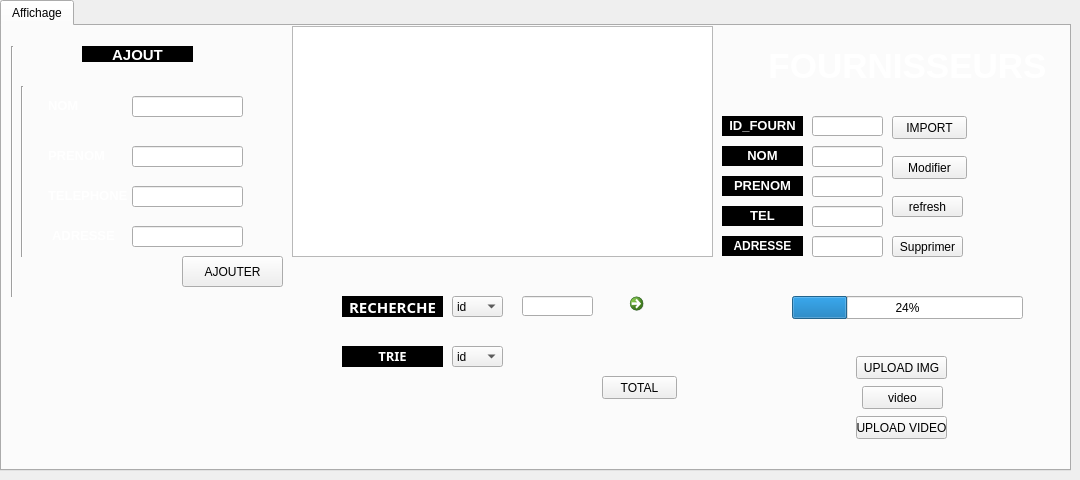
   <widget class="QWidget" name="tab_2">
    <attribute name="title">
     <string>Gestion  fournisseurs</string>
    </attribute>
    <widget class="QTabWidget" name="affichage2">
     <property name="geometry">
      <rect>
       <x>0</x>
       <y>0</y>
       <width>1071</width>
       <height>471</height>
      </rect>
     </property>
     <property name="currentIndex">
      <number>0</number>
     </property>
     <widget class="QWidget" name="tab_12">
      <attribute name="title">
       <string>Affichage</string>
      </attribute>
      <widget class="QTableView" name="tab_fourn_2">
       <property name="geometry">
        <rect>
         <x>290</x>
         <y>0</y>
         <width>421</width>
         <height>231</height>
        </rect>
       </property>
      </widget>
      <widget class="QComboBox" name="combo_2">
       <property name="geometry">
        <rect>
         <x>450</x>
         <y>320</y>
         <width>51</width>
         <height>21</height>
        </rect>
       </property>
       <item>
        <property name="text">
         <string>id</string>
        </property>
       </item>
       <item>
        <property name="text">
         <string>nom</string>
        </property>
       </item>
       <item>
        <property name="text">
         <string>prenom</string>
        </property>
       </item>
       <item>
        <property name="text">
         <string>tel</string>
        </property>
       </item>
       <item>
        <property name="text">
         <string>adresse</string>
        </property>
       </item>
      </widget>
      <widget class="QPushButton" name="delete_2">
       <property name="geometry">
        <rect>
         <x>890</x>
         <y>210</y>
         <width>71</width>
         <height>21</height>
        </rect>
       </property>
       <property name="text">
        <string>Supprimer</string>
       </property>
      </widget>
      <widget class="QPushButton" name="stat_2">
       <property name="geometry">
        <rect>
         <x>290</x>
         <y>350</y>
         <width>41</width>
         <height>31</height>
        </rect>
       </property>
       <property name="styleSheet">
        <string notr="true">background-color:tranparent;

border-image:url(:/image/stati.png);

background:none;

border:none;

background-repeat:none;</string>
       </property>
       <property name="text">
        <string/>
       </property>
      </widget>
      <widget class="QLabel" name="label_39">
       <property name="geometry">
        <rect>
         <x>720</x>
         <y>90</y>
         <width>81</width>
         <height>20</height>
        </rect>
       </property>
       <property name="styleSheet">
        <string notr="true">background-color:tranparent;

border-image:url(:/image/t.jpg);

background:black;

border:none;

background-repeat:none;</string>
       </property>
       <property name="text">
        <string>&lt;html&gt;&lt;head/&gt;&lt;body&gt;&lt;p align=&quot;center&quot;&gt;&lt;span style=&quot; font-size:10pt; font-weight:600; color:#ffffff;&quot;&gt;ID_FOURN&lt;/span&gt;&lt;/p&gt;&lt;/body&gt;&lt;/html&gt;</string>
       </property>
      </widget>
      <widget class="QLabel" name="label_40">
       <property name="geometry">
        <rect>
         <x>720</x>
         <y>120</y>
         <width>81</width>
         <height>20</height>
        </rect>
       </property>
       <property name="styleSheet">
        <string notr="true">background-color:tranparent;

border-image:url(:/image/tt.jpg);

background:black;

border:none;

background-repeat:none;</string>
       </property>
       <property name="text">
        <string>&lt;html&gt;&lt;head/&gt;&lt;body&gt;&lt;p align=&quot;center&quot;&gt;&lt;span style=&quot; font-size:10pt; font-weight:600; color:#ffffff;&quot;&gt;NOM&lt;/span&gt;&lt;/p&gt;&lt;/body&gt;&lt;/html&gt;</string>
       </property>
      </widget>
      <widget class="QLabel" name="label_41">
       <property name="geometry">
        <rect>
         <x>720</x>
         <y>150</y>
         <width>81</width>
         <height>20</height>
        </rect>
       </property>
       <property name="styleSheet">
        <string notr="true">background-color:tranparent;

border-image:url(:/image/tt.jpg);

background:black;

border:none;

background-repeat:none;
</string>
       </property>
       <property name="text">
        <string>&lt;html&gt;&lt;head/&gt;&lt;body&gt;&lt;p align=&quot;center&quot;&gt;&lt;span style=&quot; font-size:10pt; font-weight:600; color:#ffffff;&quot;&gt;PRENOM&lt;/span&gt;&lt;/p&gt;&lt;/body&gt;&lt;/html&gt;</string>
       </property>
      </widget>
      <widget class="QLabel" name="label_42">
       <property name="geometry">
        <rect>
         <x>720</x>
         <y>180</y>
         <width>81</width>
         <height>20</height>
        </rect>
       </property>
       <property name="styleSheet">
        <string notr="true">background-color:tranparent;

border-image:url(:/image/tt.jpg);

background:black;

border:none;

background-repeat:none;</string>
       </property>
       <property name="text">
        <string>&lt;html&gt;&lt;head/&gt;&lt;body&gt;&lt;p align=&quot;center&quot;&gt;&lt;span style=&quot; font-size:10pt; font-weight:600; color:#ffffff;&quot;&gt;TEL&lt;/span&gt;&lt;/p&gt;&lt;/body&gt;&lt;/html&gt;</string>
       </property>
      </widget>
      <widget class="QLineEdit" name="id_2">
       <property name="geometry">
        <rect>
         <x>810</x>
         <y>90</y>
         <width>71</width>
         <height>20</height>
        </rect>
       </property>
      </widget>
      <widget class="QLineEdit" name="prenom_2">
       <property name="geometry">
        <rect>
         <x>810</x>
         <y>150</y>
         <width>71</width>
         <height>21</height>
        </rect>
       </property>
      </widget>
      <widget class="QLineEdit" name="tel_2">
       <property name="geometry">
        <rect>
         <x>810</x>
         <y>180</y>
         <width>71</width>
         <height>21</height>
        </rect>
       </property>
      </widget>
      <widget class="QPushButton" name="modifier3">
       <property name="geometry">
        <rect>
         <x>890</x>
         <y>130</y>
         <width>75</width>
         <height>23</height>
        </rect>
       </property>
       <property name="text">
        <string>Modifier</string>
       </property>
      </widget>
      <widget class="QLineEdit" name="nom_2">
       <property name="geometry">
        <rect>
         <x>810</x>
         <y>120</y>
         <width>71</width>
         <height>21</height>
        </rect>
       </property>
      </widget>
      <widget class="QPushButton" name="pdf2">
       <property name="geometry">
        <rect>
         <x>290</x>
         <y>260</y>
         <width>41</width>
         <height>41</height>
        </rect>
       </property>
       <property name="styleSheet">
        <string notr="true">background-color:tranparent;

border-image:url(:/image/pdf.png);

background:none;

border:none;

background-repeat:none;</string>
       </property>
       <property name="text">
        <string/>
       </property>
      </widget>
      <widget class="QLabel" name="label_6">
       <property name="geometry">
        <rect>
         <x>720</x>
         <y>210</y>
         <width>81</width>
         <height>20</height>
        </rect>
       </property>
       <property name="styleSheet">
        <string notr="true">background-color:tranparent;

border-image:url(:/image/tt.jpg);

background:black;

border:none;

background-repeat:none;</string>
       </property>
       <property name="text">
        <string>&lt;html&gt;&lt;head/&gt;&lt;body&gt;&lt;p align=&quot;center&quot;&gt;&lt;span style=&quot; font-weight:600; color:#ffffff;&quot;&gt;ADRESSE&lt;/span&gt;&lt;/p&gt;&lt;/body&gt;&lt;/html&gt;</string>
       </property>
      </widget>
      <widget class="QLineEdit" name="adresse_2">
       <property name="geometry">
        <rect>
         <x>810</x>
         <y>210</y>
         <width>71</width>
         <height>21</height>
        </rect>
       </property>
      </widget>
      <widget class="QPushButton" name="refresh_2">
       <property name="geometry">
        <rect>
         <x>890</x>
         <y>170</y>
         <width>71</width>
         <height>21</height>
        </rect>
       </property>
       <property name="text">
        <string>refresh</string>
       </property>
      </widget>
      <widget class="QComboBox" name="com">
       <property name="geometry">
        <rect>
         <x>450</x>
         <y>270</y>
         <width>51</width>
         <height>21</height>
        </rect>
       </property>
       <item>
        <property name="text">
         <string>id</string>
        </property>
       </item>
       <item>
        <property name="text">
         <string>nom</string>
        </property>
       </item>
       <item>
        <property name="text">
         <string>prenom</string>
        </property>
       </item>
       <item>
        <property name="text">
         <string>tel</string>
        </property>
       </item>
       <item>
        <property name="text">
         <string>adresse</string>
        </property>
       </item>
      </widget>
      <widget class="QLineEdit" name="rechercher_4">
       <property name="geometry">
        <rect>
         <x>520</x>
         <y>270</y>
         <width>71</width>
         <height>20</height>
        </rect>
       </property>
      </widget>
      <widget class="QCommandLinkButton" name="commandLinkButton_2">
       <property name="geometry">
        <rect>
         <x>620</x>
         <y>260</y>
         <width>41</width>
         <height>31</height>
        </rect>
       </property>
       <property name="text">
        <string/>
       </property>
      </widget>
      <widget class="QPushButton" name="pushButton_3">
       <property name="geometry">
        <rect>
         <x>290</x>
         <y>310</y>
         <width>41</width>
         <height>31</height>
        </rect>
       </property>
       <property name="styleSheet">
        <string notr="true">background-color:tranparent;

border-image:url(:/image/printer.png);

background:none;

border:none;

background-repeat:none;</string>
       </property>
       <property name="text">
        <string/>
       </property>
      </widget>
      <widget class="QPushButton" name="IMPORT">
       <property name="geometry">
        <rect>
         <x>890</x>
         <y>90</y>
         <width>75</width>
         <height>23</height>
        </rect>
       </property>
       <property name="text">
        <string>IMPORT</string>
       </property>
      </widget>
      <widget class="Line" name="line">
       <property name="geometry">
        <rect>
         <x>0</x>
         <y>20</y>
         <width>21</width>
         <height>251</height>
        </rect>
       </property>
       <property name="orientation">
        <enum>Qt::Vertical</enum>
       </property>
      </widget>
      <widget class="Line" name="line_2">
       <property name="geometry">
        <rect>
         <x>10</x>
         <y>60</y>
         <width>20</width>
         <height>171</height>
        </rect>
       </property>
       <property name="orientation">
        <enum>Qt::Vertical</enum>
       </property>
      </widget>
      <widget class="QLabel" name="label_13">
       <property name="geometry">
        <rect>
         <x>-130</x>
         <y>-60</y>
         <width>1200</width>
         <height>1101</height>
        </rect>
       </property>
       <property name="styleSheet">
        <string notr="true">background-color:tranparent;

border-image:url(:/image/5.jpg);

background:none;

border:none;

background-repeat:none;</string>
       </property>
       <property name="text">
        <string/>
       </property>
      </widget>
      <widget class="QLabel" name="label_19">
       <property name="geometry">
        <rect>
         <x>730</x>
         <y>20</y>
         <width>351</width>
         <height>41</height>
        </rect>
       </property>
       <property name="text">
        <string>&lt;html&gt;&lt;head/&gt;&lt;body&gt;&lt;p align=&quot;center&quot;&gt;&lt;span style=&quot; font-size:26pt; font-weight:600; color:#ffffff;&quot;&gt;FOURNISSEURS&lt;/span&gt;&lt;/p&gt;&lt;/body&gt;&lt;/html&gt;</string>
       </property>
      </widget>
      <widget class="QLabel" name="label_51">
       <property name="geometry">
        <rect>
         <x>340</x>
         <y>270</y>
         <width>101</width>
         <height>21</height>
        </rect>
       </property>
       <property name="font">
        <font>
         <family>Calisto MT</family>
         <weight>75</weight>
         <bold>true</bold>
        </font>
       </property>
       <property name="cursor">
        <cursorShape>PointingHandCursor</cursorShape>
       </property>
       <property name="styleSheet">
        <string notr="true">background-color:tranparent;

border-image:url(:/image/t.jpg);

background:black;

border:none;

background-repeat:none;</string>
       </property>
       <property name="text">
        <string>&lt;html&gt;&lt;head/&gt;&lt;body&gt;&lt;p align=&quot;center&quot;&gt;&lt;span style=&quot; font-size:11pt; color:#ffffff;&quot;&gt;RECHERCHE&lt;/span&gt;&lt;/p&gt;&lt;/body&gt;&lt;/html&gt;</string>
       </property>
      </widget>
      <widget class="QLabel" name="label_8">
       <property name="geometry">
        <rect>
         <x>340</x>
         <y>320</y>
         <width>101</width>
         <height>21</height>
        </rect>
       </property>
       <property name="font">
        <font>
         <family>Calisto MT</family>
        </font>
       </property>
       <property name="styleSheet">
        <string notr="true">background-color:tranparent;

border-image:url(:/image/rf.jpg);

background:black;

border:none;

background-repeat:none;</string>
       </property>
       <property name="text">
        <string>&lt;html&gt;&lt;head/&gt;&lt;body&gt;&lt;p align=&quot;center&quot;&gt;&lt;span style=&quot; font-size:10pt; font-weight:600; color:#ffffff;&quot;&gt;TRIE&lt;/span&gt;&lt;/p&gt;&lt;/body&gt;&lt;/html&gt;</string>
       </property>
      </widget>
      <widget class="QLineEdit" name="nom">
       <property name="geometry">
        <rect>
         <x>130</x>
         <y>70</y>
         <width>111</width>
         <height>21</height>
        </rect>
       </property>
      </widget>
      <widget class="QLineEdit" name="prenom">
       <property name="geometry">
        <rect>
         <x>130</x>
         <y>120</y>
         <width>111</width>
         <height>21</height>
        </rect>
       </property>
      </widget>
      <widget class="QLineEdit" name="adresse">
       <property name="geometry">
        <rect>
         <x>130</x>
         <y>200</y>
         <width>111</width>
         <height>21</height>
        </rect>
       </property>
      </widget>
      <widget class="QLineEdit" name="tel">
       <property name="geometry">
        <rect>
         <x>130</x>
         <y>160</y>
         <width>111</width>
         <height>21</height>
        </rect>
       </property>
      </widget>
      <widget class="QLabel" name="label">
       <property name="geometry">
        <rect>
         <x>46</x>
         <y>70</y>
         <width>61</width>
         <height>20</height>
        </rect>
       </property>
       <property name="text">
        <string>&lt;html&gt;&lt;head/&gt;&lt;body&gt;&lt;p&gt;&lt;span style=&quot; font-size:10pt; font-weight:600; color:#ffffff;&quot;&gt;NOM&lt;/span&gt;&lt;/p&gt;&lt;/body&gt;&lt;/html&gt;</string>
       </property>
      </widget>
      <widget class="QLabel" name="label_2">
       <property name="geometry">
        <rect>
         <x>46</x>
         <y>120</y>
         <width>61</width>
         <height>20</height>
        </rect>
       </property>
       <property name="text">
        <string>&lt;html&gt;&lt;head/&gt;&lt;body&gt;&lt;p&gt;&lt;span style=&quot; font-size:10pt; font-weight:600; color:#ffffff;&quot;&gt;PRENOM&lt;/span&gt;&lt;/p&gt;&lt;/body&gt;&lt;/html&gt;</string>
       </property>
      </widget>
      <widget class="QLabel" name="label_3">
       <property name="geometry">
        <rect>
         <x>46</x>
         <y>160</y>
         <width>81</width>
         <height>20</height>
        </rect>
       </property>
       <property name="text">
        <string>&lt;html&gt;&lt;head/&gt;&lt;body&gt;&lt;p&gt;&lt;span style=&quot; font-size:10pt; font-weight:600; color:#ffffff;&quot;&gt;TELEPHONE&lt;/span&gt;&lt;/p&gt;&lt;/body&gt;&lt;/html&gt;</string>
       </property>
      </widget>
      <widget class="QLabel" name="label_4">
       <property name="geometry">
        <rect>
         <x>50</x>
         <y>200</y>
         <width>81</width>
         <height>20</height>
        </rect>
       </property>
       <property name="text">
        <string>&lt;html&gt;&lt;head/&gt;&lt;body&gt;&lt;p&gt;&lt;span style=&quot; font-size:10pt; font-weight:600; color:#ffffff;&quot;&gt;ADRESSE&lt;/span&gt;&lt;/p&gt;&lt;/body&gt;&lt;/html&gt;</string>
       </property>
      </widget>
      <widget class="QPushButton" name="ajouter3">
       <property name="geometry">
        <rect>
         <x>180</x>
         <y>230</y>
         <width>101</width>
         <height>31</height>
        </rect>
       </property>
       <property name="text">
        <string>AJOUTER</string>
       </property>
      </widget>
      <widget class="QLabel" name="label_12">
       <property name="geometry">
        <rect>
         <x>80</x>
         <y>20</y>
         <width>111</width>
         <height>16</height>
        </rect>
       </property>
       <property name="styleSheet">
        <string notr="true">background-color:tranparent;

border-image:url(:/image/tt.jpg);

background:black;

border:none;

background-repeat:none;</string>
       </property>
       <property name="text">
        <string>&lt;html&gt;&lt;head/&gt;&lt;body&gt;&lt;p align=&quot;center&quot;&gt;&lt;span style=&quot; font-size:11pt; font-weight:600; color:#ffffff;&quot;&gt;AJOUT&lt;/span&gt;&lt;/p&gt;&lt;/body&gt;&lt;/html&gt;</string>
       </property>
      </widget>
      <widget class="QPushButton" name="PPPDF">
       <property name="geometry">
        <rect>
         <x>290</x>
         <y>400</y>
         <width>41</width>
         <height>31</height>
        </rect>
       </property>
       <property name="styleSheet">
        <string notr="true">background-color:tranparent;

border-image:url(:/image/pddf.png);

background:none;

border:none;

background-repeat:none;
</string>
       </property>
       <property name="text">
        <string/>
       </property>
      </widget>
      <widget class="QPushButton" name="pushButton_9">
       <property name="geometry">
        <rect>
         <x>854</x>
         <y>330</y>
         <width>91</width>
         <height>23</height>
        </rect>
       </property>
       <property name="text">
        <string>UPLOAD IMG</string>
       </property>
      </widget>
      <widget class="QLabel" name="img">
       <property name="geometry">
        <rect>
         <x>700</x>
         <y>310</y>
         <width>91</width>
         <height>101</height>
        </rect>
       </property>
       <property name="text">
        <string/>
       </property>
      </widget>
      <widget class="QPushButton" name="VIDEO">
       <property name="geometry">
        <rect>
         <x>854</x>
         <y>390</y>
         <width>91</width>
         <height>23</height>
        </rect>
       </property>
       <property name="text">
        <string>UPLOAD VIDEO</string>
       </property>
      </widget>
      <widget class="QProgressBar" name="progressBar">
       <property name="geometry">
        <rect>
         <x>790</x>
         <y>270</y>
         <width>231</width>
         <height>23</height>
        </rect>
       </property>
       <property name="value">
        <number>24</number>
       </property>
      </widget>
      <widget class="QPushButton" name="total">
       <property name="geometry">
        <rect>
         <x>600</x>
         <y>350</y>
         <width>75</width>
         <height>23</height>
        </rect>
       </property>
       <property name="text">
        <string>TOTAL</string>
       </property>
      </widget>
      <widget class="QLabel" name="total_2">
       <property name="geometry">
        <rect>
         <x>526</x>
         <y>384</y>
         <width>61</width>
         <height>21</height>
        </rect>
       </property>
       <property name="text">
        <string/>
       </property>
      </widget>
      <widget class="QLabel" name="total_3">
       <property name="geometry">
        <rect>
         <x>530</x>
         <y>420</y>
         <width>61</width>
         <height>20</height>
        </rect>
       </property>
       <property name="text">
        <string/>
       </property>
      </widget>
      <widget class="QPushButton" name="vd">
       <property name="geometry">
        <rect>
         <x>860</x>
         <y>360</y>
         <width>81</width>
         <height>23</height>
        </rect>
       </property>
       <property name="text">
        <string>video</string>
       </property>
      </widget>
      <zorder>label_13</zorder>
      <zorder>tab_fourn_2</zorder>
      <zorder>combo_2</zorder>
      <zorder>delete_2</zorder>
      <zorder>label_39</zorder>
      <zorder>label_40</zorder>
      <zorder>label_41</zorder>
      <zorder>label_42</zorder>
      <zorder>id_2</zorder>
      <zorder>prenom_2</zorder>
      <zorder>tel_2</zorder>
      <zorder>modifier3</zorder>
      <zorder>nom_2</zorder>
      <zorder>pdf2</zorder>
      <zorder>label_6</zorder>
      <zorder>adresse_2</zorder>
      <zorder>refresh_2</zorder>
      <zorder>com</zorder>
      <zorder>rechercher_4</zorder>
      <zorder>commandLinkButton_2</zorder>
      <zorder>pushButton_3</zorder>
      <zorder>IMPORT</zorder>
      <zorder>line</zorder>
      <zorder>line_2</zorder>
      <zorder>label_19</zorder>
      <zorder>stat_2</zorder>
      <zorder>label_51</zorder>
      <zorder>label_8</zorder>
      <zorder>nom</zorder>
      <zorder>prenom</zorder>
      <zorder>adresse</zorder>
      <zorder>tel</zorder>
      <zorder>label</zorder>
      <zorder>label_2</zorder>
      <zorder>label_3</zorder>
      <zorder>label_4</zorder>
      <zorder>ajouter3</zorder>
      <zorder>label_12</zorder>
      <zorder>PPPDF</zorder>
      <zorder>pushButton_9</zorder>
      <zorder>img</zorder>
      <zorder>VIDEO</zorder>
      <zorder>progressBar</zorder>
      <zorder>total</zorder>
      <zorder>total_2</zorder>
      <zorder>total_3</zorder>
      <zorder>vd</zorder>
     </widget>
    </widget>
   </widget>
